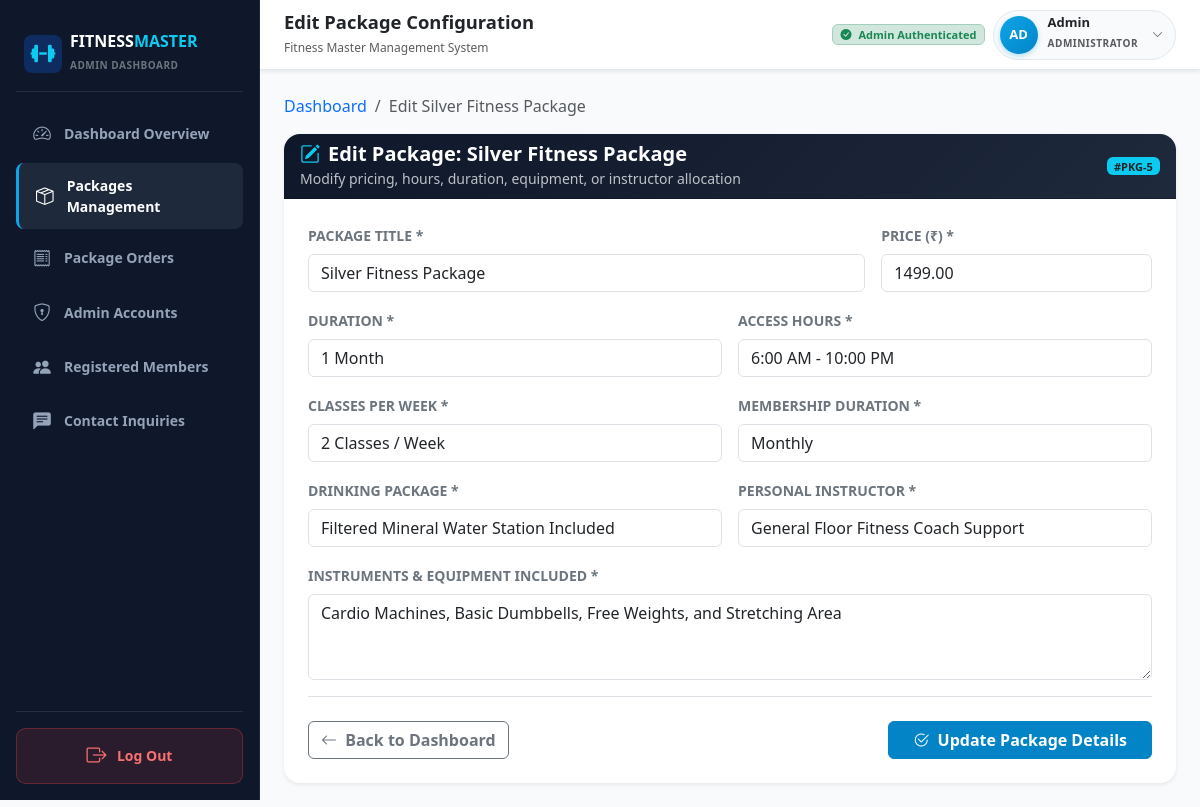
Screenshot of /packages/5/edit/ (signed in) with the database file from the repository.
### accounts/models.py (models this page shows, shortened)
class Admin(AbstractUser):
    email = models.EmailField(unique=True, verbose_name="Email Address")
    class Meta:
        verbose_name = 'Admin'
        verbose_name_plural = 'Admins'
        ordering = ['username']

### packages/models.py (models this page shows, shortened)
class Packages(models.Model):
    title = models.CharField(
        max_length=150,
        verbose_name="Package Title",
        help_text="Title or name of the package"
    )
    price = models.DecimalField(
        max_digits=10,
        decimal_places=2,
        verbose_name="Price",
        help_text="Package price"
    )
    duration = models.CharField(
        max_length=80,
        verbose_name="Duration",
        help_text="Duration (e.g. 1 Month, 3 Months, 6 Months, 1 Year)"
    )
    access_hours = models.CharField(
        max_length=120,
        verbose_name="Access Hours",
        help_text="Gym access hours (e.g. 24/7 Access, 6 AM - 10 PM)"
    )
    instruments = models.TextField(
        verbose_name="Instruments / Equipment",
        help_text="Equipment and instruments included with this package"
    )
    classes_per_week = models.CharField(
        max_length=80,
        verbose_name="Classes Per Week",
        help_text="Number of classes per week (e.g. 3 Classes/week, Unlimited)"
    )
    membership_duration = models.CharField(
        max_length=80,
        verbose_name="Membership Duration",
        help_text="Billing / commitment duration (e.g. Monthly, Quarterly, Annual)"
    )
    drinking_package = models.CharField(
        max_length=150,
        verbose_name="Drinking Package",
        help_text="Beverage benefits (e.g. Unlimited Mineral Water, Protein Shakes Included, None)"
    )
    personal_instructor = models.CharField(
        max_length=150,
        verbose_name="Personal Instructor",
        help_text="Trainer allocation (e.g. 1-on-1 Dedicated Trainer, 2 Free Sessions/Month, None)"
    )
    created_at = models.DateTimeField(auto_now_add=True)
    updated_at = models.DateTimeField(auto_now=True)
    class Meta:
        verbose_name = "Package"
        verbose_name_plural = "Packages"
        ordering = ['price']

### packages/views.py (the view)
# urls.py: path('packages/<int:pk>/edit/', views.package_edit_view, name='package_edit'),
@login_required(login_url='login')
@user_passes_test(admin_check, login_url='login')
def package_edit_view(request, pk):
    package = get_object_or_404(Packages, pk=pk)
    if request.method == 'POST':
        form = PackageForm(request.POST, instance=package)
        if form.is_valid():
            form.save()
            messages.success(request, f"Package '{package.title}' has been updated successfully!")
            return redirect('packages_list')
        else:
            messages.error(request, "Failed to update package. Please verify the inputs.")
    else:
        form = PackageForm(instance=package)
    return render(request, 'packages/package_edit.html', {
        'form': form,
        'package': package,
    })

### packages/views.py (called while the page is built)
def admin_check(user):
    return user.is_authenticated and (user.is_staff or user.is_superuser)

### templates/packages/package_edit.html (shortened to what this page needs)
{% extends 'base.html' %}
{% block page_heading %}Edit Package Configuration{% endblock %}
{% block content %}
<div class="container-fluid px-0" style="max-width: 900px;">
  <nav aria-label="breadcrumb" class="mb-3">
    <ol class="breadcrumb small">
      <li class="breadcrumb-item"><a href="{% url 'admin_dashboard' %}" class="text-decoration-none">Dashboard</a></li>
      <li class="breadcrumb-item active" aria-current="page">Edit {{ package.title }}</li>
    </ol>
  </nav>
  <div class="card shadow-sm border-0 rounded-4 overflow-hidden">
    <div class="card-header text-white p-3.5" style="background: linear-gradient(135deg, #0f172a, #1e293b);">
      <div class="d-flex align-items-center justify-content-between">
        <div>
          <h5 class="card-title fw-bold mb-0">
            <i class="bi bi-pencil-square text-info me-2"></i>Edit Package: {{ package.title }}
          </h5>
          <small class="text-light text-opacity-75">Modify pricing, hours, duration, equipment, or instructor allocation</small>
        </div>
        <span class="badge bg-info text-dark fw-bold px-2.5 py-1.5" style="font-size: 11px;">#PKG-{{ package.id }}</span>
      </div>
    </div>
    <div class="card-body p-4">
      <form method="post" action="{% url 'package_edit' package.id %}">
        <div class="row g-3">
          <div class="col-md-8">
            <label class="form-label small fw-bold text-uppercase text-secondary">Package Title *</label>
            {{ form.title }}
          </div>
          <div class="col-md-4">
            <label class="form-label small fw-bold text-uppercase text-secondary">Price (₹) *</label>
            {{ form.price }}
          </div>
          <div class="col-md-6">
            <label class="form-label small fw-bold text-uppercase text-secondary">Duration *</label>
            {{ form.duration }}
          </div>
          <div class="col-md-6">
            <label class="form-label small fw-bold text-uppercase text-secondary">Access Hours *</label>
            {{ form.access_hours }}
          </div>
          <div class="col-md-6">
            <label class="form-label small fw-bold text-uppercase text-secondary">Classes Per Week *</label>
            {{ form.classes_per_week }}
          </div>
          <div class="col-md-6">
            <label class="form-label small fw-bold text-uppercase text-secondary">Membership Duration *</label>
            {{ form.membership_duration }}
          </div>
          <div class="col-md-6">
            <label class="form-label small fw-bold text-uppercase text-secondary">Drinking Package *</label>
            {{ form.drinking_package }}
          </div>
          <div class="col-md-6">
            <label class="form-label small fw-bold text-uppercase text-secondary">Personal Instructor *</label>
            {{ form.personal_instructor }}
          </div>
          <div class="col-12">
            <label class="form-label small fw-bold text-uppercase text-secondary">Instruments &amp; Equipment Included *</label>
            {{ form.instruments }}
          </div>
        </div>
        <div class="d-flex flex-wrap align-items-center justify-content-between gap-2 pt-4 mt-3 border-top">
          <a href="{% url 'admin_dashboard' %}" class="btn btn-outline-secondary fw-semibold">
            <i class="bi bi-arrow-left me-1"></i> Back to Dashboard
          </a>
          <button type="submit" class="btn btn-primary fw-bold px-4" style="background-color: #0284c7; border-color: #0284c7;">
            <i class="bi bi-check2-circle me-1"></i> Update Package Details
          </button>
        </div>
      </form>
    </div>
  </div>
</div>
{% endblock %}

### templates/base.html (shortened to what this page needs)
<!DOCTYPE html>
<html lang="en">
<head>
  <link href="https://cdn.jsdelivr.net/npm/bootstrap@5.3.3/dist/css/bootstrap.min.css" rel="stylesheet">
  <link href="https://cdn.jsdelivr.net/npm/bootstrap-icons@1.11.3/font/bootstrap-icons.min.css" rel="stylesheet">
  <link rel="stylesheet" href="https://cdnjs.cloudflare.com/ajax/libs/font-awesome/6.5.1/css/all.min.css">
</head>
<body>
{% if request.user.is_authenticated and request.user.is_staff and not is_user_page and not is_auth_page and request.GET.portal != 'user' and request.resolver_match.url_name not in 'about_us contact_us user_login user_register user_register_alias user_dashboard user_root root admin_login admin_login_slash login admin_gateway admin_gateway_no_slash' %}
<div class="d-flex w-100 min-vh-100 position-relative">
  <aside class="admin-sidebar d-none d-lg-flex flex-column p-3" id="adminDesktopSidebar">
    <div class="brand-container d-flex align-items-center gap-2 px-2 py-3 mb-3 border-bottom border-secondary border-opacity-25">
      <button type="button" class="brand-icon btn p-0 border-0 bg-primary bg-opacity-25 text-info rounded-3 d-flex align-items-center justify-content-center shadow-none" id="desktopBrandToggle" style="width: 38px; height: 38px; flex-shrink: 0; cursor: pointer;" title="Click to Collapse / Expand Sidebar" aria-label="Toggle Sidebar">
        <i class="fa-solid fa-dumbbell text-info fs-5"></i>
      </button>
      <div class="brand-text text-truncate" id="desktopBrandTextToggle" style="cursor: pointer;" title="Click to Collapse / Expand Sidebar">
        <h6 class="mb-0 fw-bold text-white tracking-wide">FITNESS<span class="text-info">MASTER</span></h6>
        <small class="text-secondary fw-semibold" style="font-size: 10px; letter-spacing: 0.5px;">ADMIN DASHBOARD</small>
      </div>
    </div>
    <ul class="nav nav-pills flex-column mb-auto">
      <li class="nav-item">
        <a href="{% url 'admin_dashboard' %}" class="nav-link {% if request.resolver_match.url_name == 'admin_dashboard' %}active{% endif %}" title="Dashboard Overview">
          <i class="bi bi-speedometer2"></i>
          <span class="nav-label">Dashboard Overview</span>
        </a>
      </li>
      <li class="nav-item">
        <a href="{% url 'packages_list' %}" class="nav-link {% if request.resolver_match.url_name == 'packages_list' or request.resolver_match.url_name == 'package_edit' or request.resolver_match.url_name == 'packages_cards' %}active{% endif %}" title="Packages Management">
          <i class="bi bi-box-seam"></i>
          <span class="nav-label">Packages Management</span>
        </a>
      </li>
      <li class="nav-item">
        <a href="{% url 'admin_orders' %}" class="nav-link {% if request.resolver_match.url_name == 'admin_orders' %}active{% endif %}" title="Package Orders">
          <i class="bi bi-receipt"></i>
          <span class="nav-label">Package Orders</span>
        </a>
      </li>
      <li class="nav-item">
        <a href="{% url 'admin_accounts' %}" class="nav-link {% if request.resolver_match.url_name == 'admin_accounts' %}active{% endif %}" title="Admin Accounts">
          <i class="bi bi-shield-lock"></i>
          <span class="nav-label">Admin Accounts</span>
        </a>
      </li>
      <li class="nav-item">
        <a href="{% url 'admin_registered_users' %}" class="nav-link {% if request.resolver_match.url_name == 'admin_registered_users' %}active{% endif %}" title="Registered Members">
          <i class="bi bi-people-fill"></i>
          <span class="nav-label">Registered Members</span>
        </a>
      </li>
      <li class="nav-item">
        <a href="{% url 'admin_contact_messages' %}" class="nav-link {% if request.resolver_match.url_name == 'admin_contact_messages' %}active{% endif %}" title="Contact Inquiries">
          <i class="bi bi-chat-left-text-fill"></i>
          <span class="nav-label">Contact Inquiries</span>
        </a>
      </li>
    </ul>
    <div class="border-top border-secondary border-opacity-25 pt-3 mt-auto">
      <a href="{% url 'logout' %}" class="sidebar-logout-btn w-100" title="Log Out">
        <i class="bi bi-box-arrow-right fs-5"></i>
        <span class="nav-label">Log Out</span>
      </a>
    </div>
  </aside>
  <div class="main-wrapper" id="mainContentWrapper">
    <header class="admin-navbar d-flex align-items-center justify-content-between px-3 px-lg-4 sticky-top shadow-sm">
      <div class="d-flex align-items-center gap-3">
        <div>
          <h5 class="mb-0 fw-bold text-dark" style="font-size: 1.15rem;">{% block page_heading %}Admin Dashboard{% endblock %}</h5>
          <small class="text-muted d-none d-sm-inline" style="font-size: 12px;">Fitness Master Management System</small>
        </div>
      </div>
      <div class="d-flex align-items-center gap-2">
        <span class="badge bg-success-subtle text-success border border-success-subtle d-none d-lg-inline-block px-2.5 py-1.5" style="font-size: 11px;">
          <i class="bi bi-check-circle-fill me-1"></i> Admin Authenticated
        </span>
        <div class="dropdown profile-dropdown">
          <div class="profile-pill" id="adminHeaderProfile" role="button" data-bs-toggle="dropdown" aria-expanded="false" tabindex="0">
            <div class="profile-avatar-circle">
              {{ request.user.username|slice:":2"|upper }}
            </div>
            <div class="d-none d-sm-block text-start pe-1">
              <div class="fw-bold text-dark lh-1" style="font-size: 13px;">{{ request.user.username }}</div>
              <small class="text-muted text-uppercase fw-semibold" style="font-size: 10px; letter-spacing: 0.5px;">Administrator</small>
            </div>
            <i class="bi bi-chevron-down text-muted" style="font-size: 11px;"></i>
          </div>
        </div>
      </div>
    </header>
    <main class="p-3 p-lg-4">
      {% block content %}{% endblock %}
    </main>
  </div>
</div>
{% else %}
  <main>
    {% block auth_content %}{% endblock %}
  </main>
{% endif %}
</body>
</html>

### templates/base.html (style rules this page uses)
:root { --fm-primary-dark: #0f172a; --fm-secondary-dark: #1e293b; --fm-border: #e2e8f0; --fm-accent-cyan: #0ea5e9; --fm-accent-orange: #ff5722; --fm-bg-light: #f8fafc; }
body { font-family: system-ui, -apple-system, "Segoe UI", Roboto, "Helvetica Neue", sans-serif; background-color: var(--fm-bg-light); color: #1e293b; min-height: 100vh; }
.admin-sidebar { width: 260px; background-color: var(--fm-primary-dark); color: #fff; height: 100vh; position: fixed; top: 0; bottom: 0; left: 0; border-right: 1px solid #1e293b; z-index: 1030; overflow-y: auto; overflow-x: hidden; transition: width 0.25s cubic-bezier(0.4, 0, 0.2, 1), padding 0.25s cubic-bezier(0.4, 0, 0.2, 1); }
.brand-icon { cursor: pointer; transition: transform 0.2s cubic-bezier(0.4, 0, 0.2, 1), background-color 0.2s ease, box-shadow 0.2s ease !important; outline: none !important; }
.main-wrapper { min-width: 0; flex: 1 1 auto; min-height: 100vh; margin-left: 0; width: 100%; background-color: var(--fm-bg-light); transition: margin-left 0.25s cubic-bezier(0.4, 0, 0.2, 1), width 0.25s cubic-bezier(0.4, 0, 0.2, 1); }
@media (min-width: 992px) { .main-wrapper { margin-left: 260px !important; width: calc(100% - 260px) !important; max-width: calc(100% - 260px) !important; } }
.admin-sidebar .nav-link { color: #94a3b8; font-size: 0.875rem; font-weight: 600; padding: 0.75rem 1rem; border-radius: 0.5rem; transition: all 0.2s ease; display: flex; align-items: center; gap: 0.75rem; margin-bottom: 0.25rem; }
.admin-sidebar .nav-link:hover, .admin-sidebar .nav-link.active { color: #ffffff; background-color: var(--fm-secondary-dark); border-left: 3px solid var(--fm-accent-cyan); }
.admin-sidebar .nav-link i { font-size: 1.1rem; width: 20px; text-align: center; }
.sidebar-logout-btn { color: #f87171; background: rgba(239, 68, 68, 0.12); border: 1px solid rgba(239, 68, 68, 0.3); border-radius: 0.6rem; padding: 0.75rem 1rem; font-weight: 700; font-size: 0.875rem; display: flex; align-items: center; justify-content: center; gap: 0.65rem; text-decoration: none; transition: all 0.2s ease; }
html, body { overflow-x: clip; max-width: 100vw; }
.admin-navbar { background-color: #ffffff; border-bottom: 1px solid var(--fm-border); min-height: 70px; z-index: 1020; }
.profile-dropdown { position: relative; }
.profile-pill { background: #f8fafc; border: 1px solid var(--fm-border); border-radius: 50px; padding: 5px 12px 5px 6px; display: inline-flex; align-items: center; gap: 10px; text-decoration: none; color: #1e293b; cursor: pointer; transition: all 0.2s ease; }
.profile-avatar-circle { width: 38px; height: 38px; border-radius: 50%; background: linear-gradient(135deg, #0ea5e9, #0284c7); color: #ffffff; font-weight: 700; font-size: 13px; display: flex; align-items: center; justify-content: center; box-shadow: 0 2px 5px rgba(14, 165, 233, 0.3); }

### rows the page displays
Admin: user.username "AD", user.username "Admin"
Packages: title "Silver Fitness Package", id "5", price "1499.00", duration "1 Month", access_hours "6:00 AM - 10:00 PM", classes_per_week "2 Classes / Week", membership_duration "Monthly", drinking_package "Filtered Mineral Water Station Included", personal_instructor "General Floor Fitness Coach Support", instruments "Cardio Machines, Basic Dumbbells, Free Weights, and Stretching Area"
